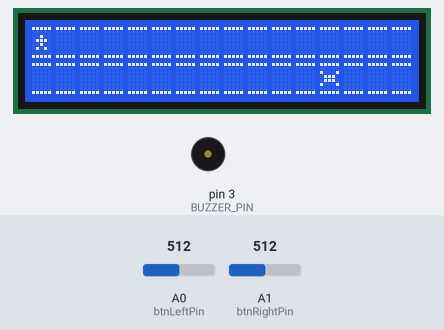
A sketch run on a simulated Arduino Uno, built with avr-gcc and run on an emulated ATmega328P. Parts: 16×2 character LCD, buzzer (waves = sounding). Inputs (shaded band) come from the test bench; at power-on: A1 (btnRightPin) = 512, A0 (btnLeftPin) = 512. Random numbers use the default seed unless the sketch sets one.

Above: at 1.2 s.
1.3 s: A1 (btnRightPin) set to 209
At 1.42 s:
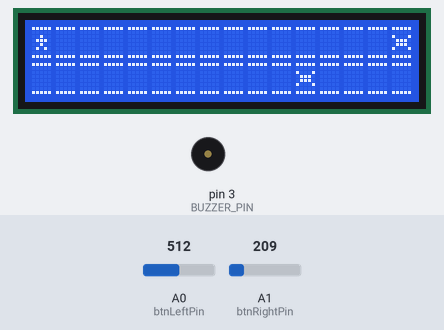
3.9 s: A1 (btnRightPin) set to 183
At 4.13 s:
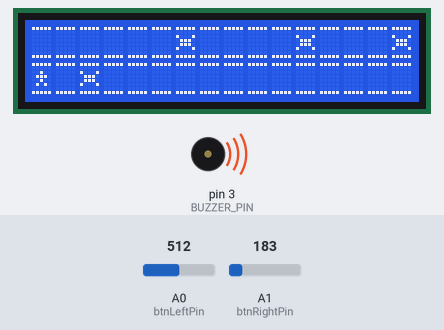
At 7.3 s:
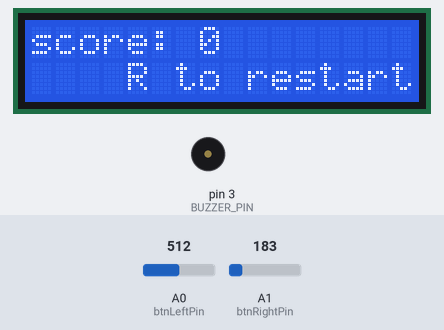
Timing chart, 0 to 8.8 s (numbered marks = the images above; inputs shaded):
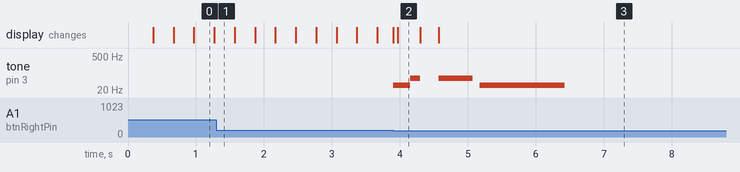

The sketch:

code_game_arduino.ino
```cpp
#include <LiquidCrystal.h>
#define BUZZER_PIN 3
#define NOTE_B0  31
#define NOTE_C1  33
#define NOTE_CS1 35
#define NOTE_D1  37
#define NOTE_DS1 39
#define NOTE_E1  41
#define NOTE_F1  44
#define NOTE_FS1 46
#define NOTE_G1  49
#define NOTE_GS1 52
#define NOTE_A1  55
#define NOTE_AS1 58
#define NOTE_B1  62
#define NOTE_C2  65
#define NOTE_CS2 69
#define NOTE_D2  73
#define NOTE_DS2 78
#define NOTE_E2  82
#define NOTE_F2  87
#define NOTE_FS2 93
#define NOTE_G2  98
#define NOTE_GS2 104
#define NOTE_A2  110
#define NOTE_AS2 117
#define NOTE_B2  123
#define NOTE_C3  131
#define NOTE_CS3 139
#define NOTE_D3  147
#define NOTE_DS3 156
#define NOTE_E3  165
#define NOTE_F3  175
#define NOTE_FS3 185
#define NOTE_G3  196
#define NOTE_GS3 208
#define NOTE_A3  220
#define NOTE_AS3 233
#define NOTE_B3  247
#define NOTE_C4  262
#define NOTE_CS4 277
#define NOTE_D4  294
#define NOTE_DS4 311
#define NOTE_E4  330
#define NOTE_F4  349
#define NOTE_FS4 370
#define NOTE_G4  392
#define NOTE_GS4 415
#define NOTE_A4  440
#define NOTE_AS4 466
#define NOTE_B4  494
#define NOTE_C5  523
#define NOTE_CS5 554
#define NOTE_D5  587
#define NOTE_DS5 622
#define NOTE_E5  659
#define NOTE_F5  698
#define NOTE_FS5 740
#define NOTE_G5  784
#define NOTE_GS5 831
#define NOTE_A5  880
#define NOTE_AS5 932
#define NOTE_B5  988
#define NOTE_C6  1047
#define NOTE_CS6 1109
#define NOTE_D6  1175
#define NOTE_DS6 1245
#define NOTE_E6  1319
#define NOTE_F6  1397
#define NOTE_FS6 1480
#define NOTE_G6  1568
#define NOTE_GS6 1661
#define NOTE_A6  1760
#define NOTE_AS6 1865
#define NOTE_B6  1976
#define NOTE_C7  2093
#define NOTE_CS7 2217
#define NOTE_D7  2349
#define NOTE_DS7 2489
#define NOTE_E7  2637
#define NOTE_F7  2794
#define NOTE_FS7 2960
#define NOTE_G7  3136
#define NOTE_GS7 3322
#define NOTE_A7  3520
#define NOTE_AS7 3729
#define NOTE_B7  3951
#define NOTE_C8  4186
#define NOTE_CS8 4435
#define NOTE_D8  4699
#define NOTE_DS8 4978

#define CAR 1
#define ROAD 0
#define CHARACTER 2
#define BASE_DELAY 300


#define MUSIC_NONE 0
#define MUSIC_BUTTON 1
#define MUSIC_DEATH 2


// Button's pins
const int btnLeftPin = A0;
const int btnRightPin = A1;

int btnLeftPressedPrevValue = 0;
int btnRightPressedPrevValue = 0;
bool btnLeftPressed = false;
bool btnRightPressed = false;
bool btnLeftIsDown = false;
bool btnRightIsDown = false;

bool playerDodgedCar = false;
long int timeOfDeath = 0;
// Music Manager
//typedef struct MusicNote MusicNote;
struct MusicNote{
  int note;
  int duration;
  int time_before_note;
} ;

bool music_is_playing = false;
enum Musics {NONE = MUSIC_NONE , BUTTON = MUSIC_BUTTON, DEATH = MUSIC_DEATH};
Musics current_music = NONE;
int current_note = 0;
int current_number_of_notes = 0;
int current_wait_time_note = 0;
long int last_time_note_played = 0;

int notes_number[3] =  {0,2,3};
struct MusicNote music_buttons[] = {
  {
    .note = NOTE_B0,
    .duration = 250,
    .time_before_note = 0,
  },
  {
    .note = NOTE_B1,
    .duration = 150,
    .time_before_note = 0,
  }
};

struct MusicNote music_death[] = {
  {
    .note = NOTE_B1,
    .duration = 500,
    .time_before_note = 0,
  },
  {
    .note = NOTE_B0,
    .duration = 1000,
    .time_before_note = 100,
  }
};

// CUSTOM CHARACTERS INIT
byte car[8] = {
  0b11111,
  0b00000,
  0b10001,
  0b01110,
  0b01110,
  0b10001,
  0b00000,
  0b11111
};
byte road[8] = {
  0b11111,
  0b00000,
  0b00000,
  0b00000,
  0b00000,
  0b00000,
  0b00000,
  0b11111
};
byte character[8] = {
  0b11111,
  0b00000,
  0b00100,
  0b01110,
  0b00100,
  0b01010,
  0b00000,
  0b11111
};

//LCD INIT
const int LCD_NUMBER_CHARACTERS = 16;
const int LCD_NUMBER_LINES = 2;
// initialisation, on définit les ports pour RS, E et D4 à D7
LiquidCrystal lcd(4, 6, 10, 11, 12, 13);

//GAME INIT
//Game Map
int game_map[LCD_NUMBER_LINES][LCD_NUMBER_CHARACTERS] = {0};
int player_pos = 0;
//Time Details
int time_after_new_block = 0;
int time_before_placing_new_block = 0;
long int saved_time = -BASE_DELAY;
int time_block_speed = BASE_DELAY;


//Cars generation
int max_space_between_cars = 6;
int min_space_between_cars = 3;

//Game state
enum game_state {GAME_IS_RUNNING, SHOW_END_MESSAGE, END};
game_state current_game_state = GAME_IS_RUNNING;
int score = 0;

void setup() {
  	Serial.begin(9600);

    // indique le nombre de caractères (16) et de lignes (2)
  	lcd.begin(LCD_NUMBER_CHARACTERS, LCD_NUMBER_LINES);

	//Create custom characters
  	lcd.createChar(CHARACTER, character);
  	lcd.createChar(ROAD, road);
  	lcd.createChar(CAR, car);

    //Init btn
 	pinMode(btnLeftPin, INPUT_PULLUP);
  	pinMode(btnRightPin, INPUT_PULLUP);
  	btnRightPressedPrevValue = analogRead(btnRightPin) ;
    btnLeftPressedPrevValue = analogRead(btnLeftPin);
}

void initialize(){
  lcd.clear();
  score = 0;
  time_block_speed = BASE_DELAY;
  current_game_state = GAME_IS_RUNNING;
  memset(game_map, 0, sizeof(game_map));
  player_pos = 0;
}

void loop() {
  testPushBtn();

  switch (current_game_state){
    case GAME_IS_RUNNING :
    	update_player_position();
    	game_logic();
   		break;
    case SHOW_END_MESSAGE :
    	show_end_message();
    	break;
    case END :
    	test_restart_game();
    	break;
  };

  play_music();

}


void try_to_play_note(struct MusicNote music[]){
  long int current_time = millis();
  int time_before_note = 0;

  //Getting number of milliseconds before playing next note
  if (current_note > 0 ){
    time_before_note = music[current_note - 1].duration;
  }
  time_before_note += music[current_note].time_before_note;

  //If it's time to play next note, and it is not the last note
  if ( current_note < current_number_of_notes
  && last_time_note_played + time_before_note <= current_time  ) {
  	tone(BUZZER_PIN, music[current_note].note, music[current_note].duration);
    current_note++;
    last_time_note_played = current_time;
  }
  // If last note was played, and we passed its duration
  else if (current_note >= current_number_of_notes &&
           (last_time_note_played + music[current_note - 1].duration) <= current_time ){
      set_new_music(MUSIC_NONE);
  }
}

void set_new_music(int new_music){
  noTone(BUZZER_PIN);
  current_note = 0;
  current_music = static_cast<Musics>(new_music);
  current_number_of_notes = notes_number[new_music];

  last_time_note_played = 0;
}

void play_music(){
  switch (current_music) {
    case NONE :
    	break;
    case BUTTON:
    	try_to_play_note(music_buttons);
    	break;
    case DEATH:
    	try_to_play_note(music_death);
    	break;
  };
}


void update_player_position(){
  	if (btnLeftPressed){
    	player_pos = 0;
  	} else if (btnRightPressed) {
    	player_pos = 1;
  	}
    if(btnLeftPressed || btnRightPressed){
      if(game_map[player_pos][1] == CAR){
        playerDodgedCar = true;
      }
      test_player_position();
      update_screen();
    }


}

void test_restart_game(){
    long int current_time = millis();
  	if (btnRightPressed && timeOfDeath + 1000 <= current_time) {
    	initialize();
      update_screen();
      timeOfDeath = 0;
    }
}

void game_logic(){
  	long int current_time = millis();
  	if ( saved_time + time_block_speed <= current_time  ){
    	saved_time = current_time;
  		time_after_new_block++;
    	actualize_grid();
      	test_player_position();
    	update_screen();
  	}
}

void test_player_position(){
  	if(game_map[player_pos][0] == CAR){
      	current_game_state = SHOW_END_MESSAGE;
        timeOfDeath = millis();
  	}
    else if (game_map[1 - player_pos][0] == CAR){
      if(playerDodgedCar){
        score+=1;
        playerDodgedCar = false;
      }
    	score+=1;
      time_block_speed = BASE_DELAY - (score * 2);
    }
}

void show_end_message(){
  	lcd.clear();
  	set_new_music(MUSIC_DEATH);
   	lcd.setCursor(0, 0);
	//lcd.print("Game Over");
  	lcd.print("score: ");
  	lcd.print(score);
    lcd.setCursor(4, 1);
  	lcd.print("R to restart");
    current_game_state = END;
}

void actualize_grid(){
  for(int i = 0; i < LCD_NUMBER_CHARACTERS - 1; i++){
    	game_map[0][i] = game_map[0][i + 1];
    	game_map[1][i] = game_map[1][i + 1];
  	}

  	game_map[0][LCD_NUMBER_CHARACTERS - 1] = ROAD;
  	game_map[1][LCD_NUMBER_CHARACTERS - 1] = ROAD;

  	if(time_after_new_block >= time_before_placing_new_block){
    	time_after_new_block = 0;
    	time_before_placing_new_block = random(min_space_between_cars, max_space_between_cars);
    	int block_position = random(0,LCD_NUMBER_LINES);
    	game_map[block_position][LCD_NUMBER_CHARACTERS - 1] = CAR;
  	}

}

void update_screen(){
  	lcd.setCursor(0, 0);
 	  print_line(0);
  	lcd.setCursor(0, 1);
  	print_line(1);
    lcd.setCursor(0, player_pos);
}


void print_line(int line){
   for(int i = 0; i < LCD_NUMBER_CHARACTERS; i++){
     if(i == 0 && player_pos == line){
       lcd.write(byte(CHARACTER));
     }
     else if(game_map[line][i] == CAR){
       lcd.write(byte(CAR));
     }
     else{
       lcd.write(byte(ROAD));
     }
    //lcd.print(game_map[line][i]);
  }
}

void testPushBtn() {
  // Read pushbutton
  int btnLeft = analogRead(btnLeftPin);
  int btnRight = analogRead(btnRightPin);
  btnLeftPressed = false;
  btnRightPressed = false;
  if (btnLeft < 200 && !btnLeftIsDown){
    btnLeftPressed = true;
    btnLeftIsDown = true;
  }
  else if(btnLeft > 500)
  {
    btnLeftIsDown = false;
  }
  if (btnRight < 200 && !btnRightIsDown){
    btnRightPressed = true;
    btnRightIsDown = true;
  }
  else if(btnRight > 500)
  {
    btnRightIsDown = false;
  }
  if(btnLeftPressed || btnRightPressed){
    set_new_music(MUSIC_BUTTON);
  }
}
```

Measured:
- the behaviour switches between 200 and 199 on A1 (btnRightPin) (found by bisection; images 1 and 2)
- by itself, tone on pin 3 (BUZZER_PIN): plays 31 Hz for 0.25 s, 62 Hz for 0.15 s, 62 Hz for 0.50 s, 31 Hz for 1.3 s
